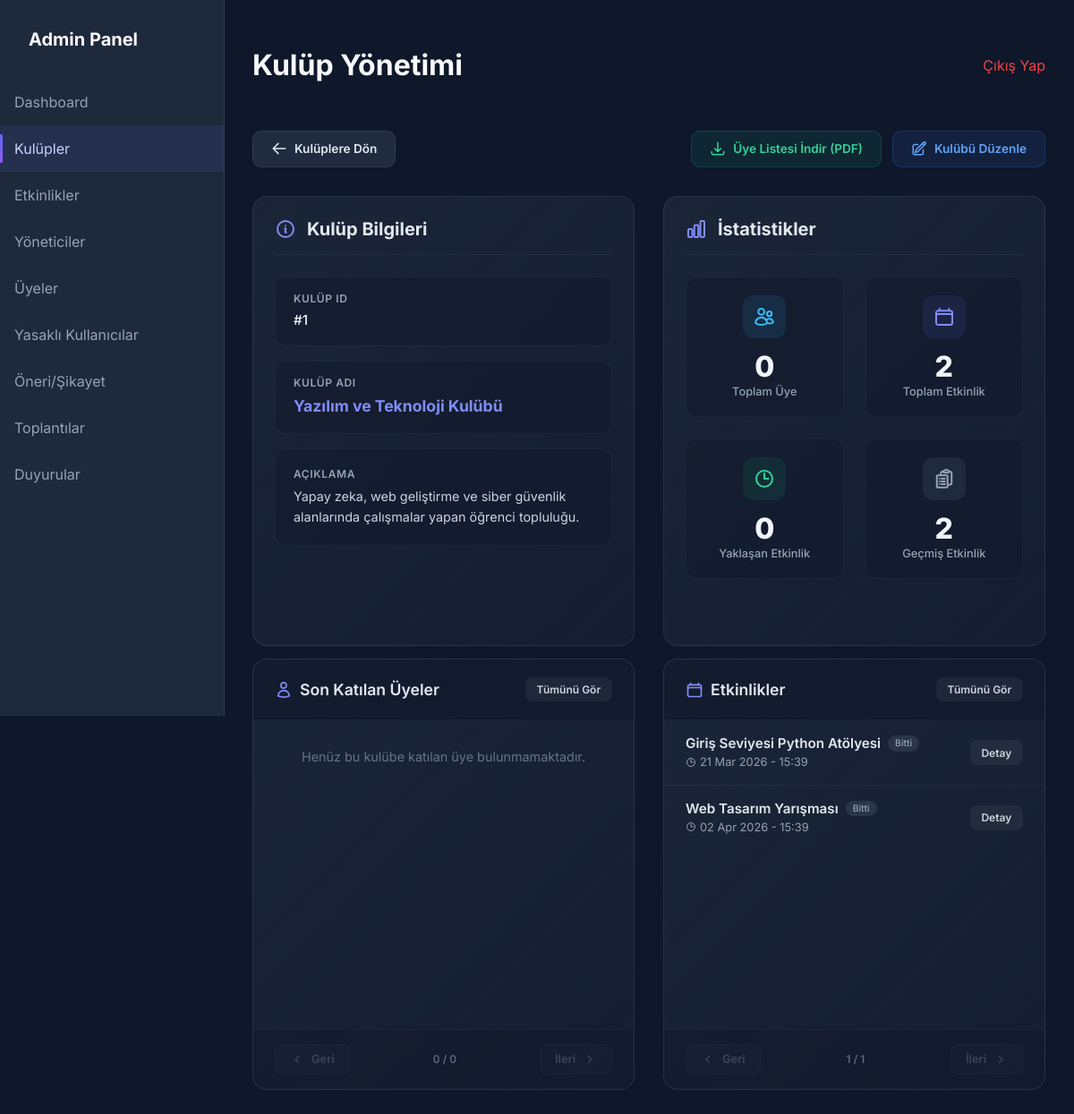
Screenshot of /admin/kulup/kulup_detay.php?id=1 (signed in) with the database file from the repository.
### tables this page shows
CREATE TABLE IF NOT EXISTS kulupler (
    id INT AUTO_INCREMENT PRIMARY KEY,
    ad VARCHAR(100) NOT NULL,
    aciklama TEXT
);

CREATE TABLE IF NOT EXISTS etkinlikler (
    id INT AUTO_INCREMENT PRIMARY KEY,
    kulup_id INT,
    baslik VARCHAR(200) NOT NULL,
    aciklama TEXT,
    tarih DATETIME NOT NULL,
    konum VARCHAR(200),
    kisi_siniri INT DEFAULT NULL,
    FOREIGN KEY (kulup_id) REFERENCES kulupler(id) ON DELETE SET NULL
);

### admin/kulup/kulup_detay.php (the view, shortened to what this page needs)
<?php
require_once '../../config/veritabani.php';
$id = (int)$_GET['id'];
$stmt = $db->prepare("SELECT * FROM kulupler WHERE id = ?");
$stmt->execute([$id]);
$kulup = $stmt->fetch();
$stmt = $db->prepare("SELECT COUNT(*) FROM kulup_uyelikleri WHERE kulup_id = ?");
$stmt->execute([$id]);
$uye_sayisi = $stmt->fetchColumn();
$stmt = $db->prepare("SELECT COUNT(*) FROM etkinlikler WHERE kulup_id = ?");
$stmt->execute([$id]);
$toplam_etkinlik = $stmt->fetchColumn();
$stmt = $db->prepare("SELECT COUNT(*) FROM etkinlikler WHERE kulup_id = ? AND tarih >= NOW()");
$stmt->execute([$id]);
$yaklasan_etkinlik = $stmt->fetchColumn();
$gecmis_etkinlik = $toplam_etkinlik - $yaklasan_etkinlik;
$limit = 5;
$uye_sayfa = isset($_GET['uye_sayfa']) ? max(1, (int)$_GET['uye_sayfa']) : 1;
$uye_offset = ($uye_sayfa - 1) * $limit;
$toplam_uye_sayfa = ceil($uye_sayisi / $limit);
$stmt = $db->prepare("
    SELECT k.id, k.ad, k.soyad, ku.id as uyelik_id, ku.kulup_rol, ku.katilma_tarihi
    FROM kulup_uyelikleri ku
    JOIN kullanicilar k ON ku.kullanici_id = k.id
    WHERE ku.kulup_id = ?
    ORDER BY FIELD(ku.kulup_rol, 'Yönetici','Başkan','Başkan Yardımcısı','Üye'), ku.katilma_tarihi DESC
    LIMIT $limit OFFSET $uye_offset
");
$stmt->execute([$id]);
$son_uyeler = $stmt->fetchAll();
$etk_sayfa = isset($_GET['etk_sayfa']) ? max(1, (int)$_GET['etk_sayfa']) : 1;
$etk_offset = ($etk_sayfa - 1) * $limit;
$toplam_etk_sayfa = ceil($toplam_etkinlik / $limit);
$stmt = $db->prepare("
    SELECT *
    FROM etkinlikler
    WHERE kulup_id = ?
    ORDER BY tarih ASC
    LIMIT $limit OFFSET $etk_offset
");
$stmt->execute([$id]);
$son_etkinlikler = $stmt->fetchAll();
require_once '../header.php';
?>
<div class="page-toolbar">
    <a href="kulupler.php" class="btn-modern btn-back">
        <svg xmlns="http://www.w3.org/2000/svg" fill="none" viewBox="0 0 24 24" stroke-width="2" stroke="currentColor">
            <path stroke-linecap="round" stroke-linejoin="round" d="M10.5 19.5 3 12m0 0 7.5-7.5M3 12h18" />
        </svg>
        Kulüplere Dön
    </a>
    <div style="display: flex; gap: 0.75rem;">
        <button onclick="indirPDF()" class="btn-modern" style="background: rgba(16, 185, 129, 0.1); color: #34d399; border: 1px solid rgba(16, 185, 129, 0.2); cursor: pointer; outline: none;">
            <svg xmlns="http://www.w3.org/2000/svg" fill="none" viewBox="0 0 24 24" stroke-width="2" stroke="currentColor">
                <path stroke-linecap="round" stroke-linejoin="round" d="M3 16.5v2.25A2.25 2.25 0 005.25 21h13.5A2.25 2.25 0 0021 18.75V16.5M16.5 12L12 16.5m0 0L7.5 12m4.5 4.5V3" />
            </svg>
            Üye Listesi İndir (PDF)
        </button>
        <a href="kulup_duzenle.php?id=<?php echo $kulup['id']; ?>" class="btn-modern btn-edit">
            Kulübü Düzenle
        </a>
    </div>
</div>
<div class="grid-container">
    <div class="panel">
        <div class="panel-header">
            <h2>Kulüp Bilgileri</h2>
        </div>
        <div class="info-grid">
            <div class="info-item">
                <div class="info-label">Kulüp ID</div>
                <div class="info-value">#<?php echo htmlspecialchars($kulup['id']); ?></div>
            </div>
            <div class="info-item">
                <div class="info-label">Kulüp Adı</div>
                <div class="info-value" style="font-weight: 700; font-size: 1.1rem; color: #818cf8;">
                    <?php echo htmlspecialchars($kulup['ad']); ?>
                </div>
            </div>
        </div>
        <div class="club-desc">
            <div class="info-label">Açıklama</div>
            <p><?php echo nl2br(htmlspecialchars($kulup['aciklama'] ?: 'Açıklama bulunmuyor.')); ?></p>
        </div>
    </div>
    <div class="panel">
        <div class="panel-header">
            <h2>İstatistikler</h2>
        </div>
        <div class="stat-grid">
            <div class="stat-box">
                <div class="stat-icon icon-members">
                </div>
                <div class="stat-value"><?php echo number_format($uye_sayisi); ?></div>
                <div class="stat-label">Toplam Üye</div>
            </div>
            <div class="stat-box">
                <div class="stat-icon icon-events">
                </div>
                <div class="stat-value"><?php echo number_format($toplam_etkinlik); ?></div>
                <div class="stat-label">Toplam Etkinlik</div>
            </div>
            <div class="stat-box">
                <div class="stat-icon icon-upcoming">
                    <svg xmlns="http://www.w3.org/2000/svg" fill="none" viewBox="0 0 24 24" stroke-width="2" stroke="currentColor">
                        <path stroke-linecap="round" stroke-linejoin="round" d="M12 6v6h4.5m4.5 0a9 9 0 1 1-18 0 9 9 0 0 1 18 0Z" />
                    </svg>
                </div>
                <div class="stat-value"><?php echo number_format($yaklasan_etkinlik); ?></div>
                <div class="stat-label">Yaklaşan Etkinlik</div>
            </div>
            <div class="stat-box">
                <div class="stat-icon icon-past">
                </div>
                <div class="stat-value"><?php echo number_format($gecmis_etkinlik); ?></div>
                <div class="stat-label">Geçmiş Etkinlik</div>
            </div>
        </div>
    </div>
</div>
<div class="grid-container">
    <div class="list-container">
        <div class="list-header">
            <h3>
                Son Katılan Üyeler
            </h3>
            <a href="../uye/uyeler.php?kulup_id=<?php echo $kulup['id']; ?>" class="item-action">Tümünü Gör</a>
        </div>
        <div class="list-body">
            <?php if (empty($son_uyeler)): ?>
                <div class="empty-list">Henüz bu kulübe katılan üye bulunmamaktadır.</div>
            <?php endif; ?>
        </div>
        <div class="pagination-footer">
            <a href="?id=<?php echo $id; ?>&uye_sayfa=<?php echo $uye_sayfa - 1; ?>&etk_sayfa=<?php echo $etk_sayfa; ?>"
               class="page-link <?php echo $uye_sayfa <= 1 ? 'disabled' : ''; ?>"
               <?php echo $uye_sayfa <= 1 ? 'onclick="return false;"' : ''; ?>>
                <svg width="16" height="16" viewBox="0 0 24 24" fill="none" stroke="currentColor" stroke-width="2"><path d="m15 18-6-6 6-6"/></svg>
                Geri
            </a>
            <span class="page-info"><?php echo $toplam_uye_sayfa > 0 ? "$uye_sayfa / $toplam_uye_sayfa" : "0 / 0"; ?></span>
            <a href="?id=<?php echo $id; ?>&uye_sayfa=<?php echo $uye_sayfa + 1; ?>&etk_sayfa=<?php echo $etk_sayfa; ?>"
               class="page-link <?php echo $uye_sayfa >= $toplam_uye_sayfa ? 'disabled' : ''; ?>"
               <?php echo $uye_sayfa >= $toplam_uye_sayfa ? 'onclick="return false;"' : ''; ?>>
                İleri
                <svg width="16" height="16" viewBox="0 0 24 24" fill="none" stroke="currentColor" stroke-width="2"><path d="m9 18 6-6-6-6"/></svg>
            </a>
        </div>
    </div>
    <div class="list-container" style="animation-delay: 0.3s;">
        <div class="list-header">
            <h3>
                Etkinlikler
            </h3>
            <a href="kulup_etkinlikleri.php?kulup_id=<?php echo $kulup['id']; ?>" class="item-action">Tümünü Gör</a>
        </div>
        <div class="list-body">
            <?php if (empty($son_etkinlikler)): ?>
                <div class="empty-list">Bu kulübe ait henüz etkinlik bulunmamaktadır.</div>
            <?php else: ?>
                <?php foreach ($son_etkinlikler as $etkinlik):
                    $gecmis = strtotime($etkinlik['tarih']) < time();
                    $tarih_format = date('d M Y - H:i', strtotime($etkinlik['tarih']));
                ?>
                    <div class="list-item">
                        <div class="item-info">
                            <span class="item-title" style="display: flex; align-items: center; gap: 0.5rem;">
                                <?php echo htmlspecialchars($etkinlik['baslik']); ?>
                                <?php if ($gecmis): ?>
                                    <span style="font-size: 0.65rem; background: rgba(148, 163, 184, 0.15); color: #94a3b8; padding: 0.15rem 0.5rem; border-radius: 1rem; font-weight: 500;">Bitti</span>
                                <?php else: ?>
                                    <span style="font-size: 0.65rem; background: rgba(16, 185, 129, 0.15); color: #34d399; padding: 0.15rem 0.5rem; border-radius: 1rem; font-weight: 500;">Yaklaşan</span>
                                <?php endif; ?>
                            </span>
                            <span class="item-meta">
                                <span>
                                    <svg xmlns="http://www.w3.org/2000/svg" fill="none" viewBox="0 0 24 24" stroke-width="2" stroke="currentColor">
                                        <path stroke-linecap="round" stroke-linejoin="round" d="M12 6v6h4.5m4.5 0a9 9 0 1 1-18 0 9 9 0 0 1 18 0Z" />
                                    </svg>
                                    <?php echo $tarih_format; ?>
                                </span>
                            </span>
                        </div>
                        <a href="../etkinlik/etkinlik_duzenle.php?id=<?php echo $etkinlik['id']; ?>" class="item-action">Detay</a>
                    </div>
                <?php endforeach; ?>
            <?php endif; ?>
        </div>
        <div class="pagination-footer">
            <a href="?id=<?php echo $id; ?>&etk_sayfa=<?php echo $etk_sayfa - 1; ?>&uye_sayfa=<?php echo $uye_sayfa; ?>"
               class="page-link <?php echo $etk_sayfa <= 1 ? 'disabled' : ''; ?>"
               <?php echo $etk_sayfa <= 1 ? 'onclick="return false;"' : ''; ?>>
                <svg width="16" height="16" viewBox="0 0 24 24" fill="none" stroke="currentColor" stroke-width="2"><path d="m15 18-6-6 6-6"/></svg>
                Geri
            </a>
            <span class="page-info"><?php echo $toplam_etk_sayfa > 0 ? "$etk_sayfa / $toplam_etk_sayfa" : "0 / 0"; ?></span>
            <a href="?id=<?php echo $id; ?>&etk_sayfa=<?php echo $etk_sayfa + 1; ?>&uye_sayfa=<?php echo $uye_sayfa; ?>"
               class="page-link <?php echo $etk_sayfa >= $toplam_etk_sayfa ? 'disabled' : ''; ?>"
               <?php echo $etk_sayfa >= $toplam_etk_sayfa ? 'onclick="return false;"' : ''; ?>>
                İleri
                <svg width="16" height="16" viewBox="0 0 24 24" fill="none" stroke="currentColor" stroke-width="2"><path d="m9 18 6-6-6-6"/></svg>
            </a>
        </div>
    </div>
</div>
<?php require_once '../footer.php'; ?>

### admin/admin-style.css (style rules this page uses)
:root { --primary: #6366f1; --primary-hover: #4f46e5; --bg-dark: #0f172a; --bg-card: #1e293b; --text-white: #f8fafc; --text-gray: #94a3b8; --danger: #ef4444; }
body { font-family: 'Inter', sans-serif; background-color: var(--bg-dark); color: var(--text-white); margin: 0; display: flex; justify-content: center; align-items: center; min-height: 100vh; }

### admin/header.php (style rules this page uses)
body { display: block; background: #0f172a; min-height: 100vh; margin: 0; font-family: 'Inter', sans-serif; }

### rows the page displays
kulupler: id "1", ad "Yazılım ve Teknoloji Kulübü", aciklama "Yapay zeka, web geliştirme ve siber güvenlik alanlarında çalışmalar yapan öğrenci topluluğu."
etkinlikler: baslik "Giriş Seviyesi Python Atölyesi", shows "Bitti", tarih "21 Mar 2026 - 15:39"
etkinlikler: baslik "Web Tasarım Yarışması", shows "Bitti", tarih "02 Apr 2026 - 15:39"

### other values shown
$header_title "Kulüp Yönetimi"
$uye_sayisi "0"
$toplam_etkinlik "2"
$yaklasan_etkinlik "0"
$gecmis_etkinlik "2"
$etk_sayfa "1"
$toplam_etk_sayfa "1"
